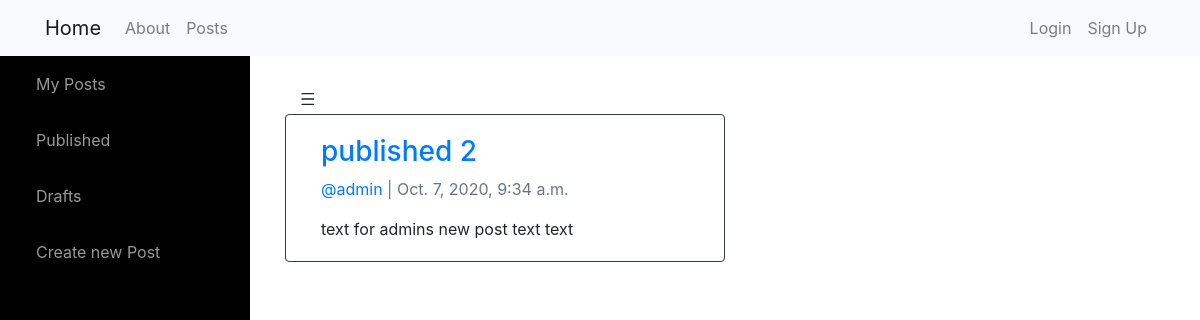
Screenshot of /blog/post/7/ with the database file from the repository.
### blog/models.py (models this page shows, shortened)
class Post(models.Model):
    author = models.ForeignKey(User, related_name='posts', on_delete = models.CASCADE)
    title = models.TextField(max_length=250)
    text = models.TextField()
    created_date = models.DateTimeField(auto_now_add=True)
    published_date = models.DateTimeField(blank=True, null=True)
    updated_date = models.DateTimeField(auto_now=True)
    text_html = models.TextField(editable=False)
    class Meta:
        ordering = ['-created_date']
        unique_together = ['author', 'text']

### blog/views.py (the view)
# urls.py: path('post/<pk>/', views.PostDetail.as_view(), name='detail'),
class PostDetail(DetailView):
    model = Post

### blog/templates/blog/post_detail.html
{% extends "blog/base_blog.html" %}
{% block post_content %}
  <div>
    {% include "blog/_post.html"%}
  </div>
{% endblock %}

### blog/templates/blog/_post.html (shortened to what this page needs)
<div class="container">
  <div class="row">
    <div class="card border-dark mb-3 col-6">
      <div class="card-body">
        <h3><a href="{% url 'blog:detail' pk=post.pk %}">{% block title %} {{ post.title }} {% endblock title %}</a></h3>
        <p class=" text-muted">	<span class="username"><a href="{% url 'blog:user_post_list' username=post.author.username %}">@{{ post.author.username }}</a></span> | {{ post.created_date }}</p>
        <p class="card-text ">{{ post.text | safe }}</p>
      </div>
    </div>
  </div>
</div>

### static/css/master.css (style rules this page uses)
* { margin: 0; padding: 0; }
html, body { overflow: hidden; }
body { position: relative; }

### rows the page displays
Post: title "published 2", author.username "admin", created_date "Oct. 7, 2020, 9:34 a.m.", text "text for admins new post text text"
